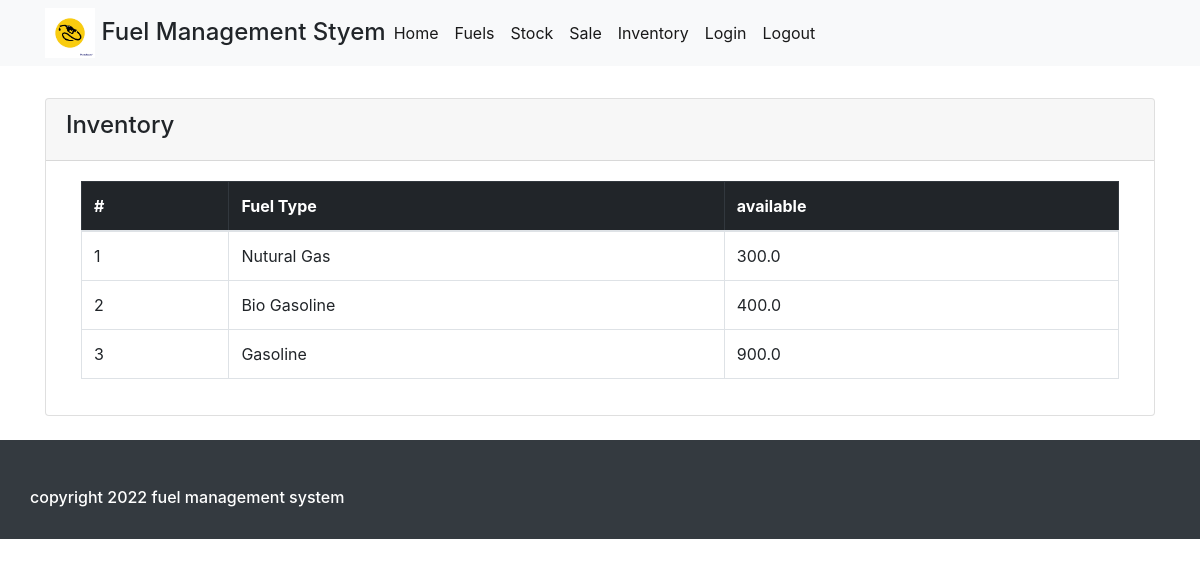
The app's page /inventory/ (signed in), older data.
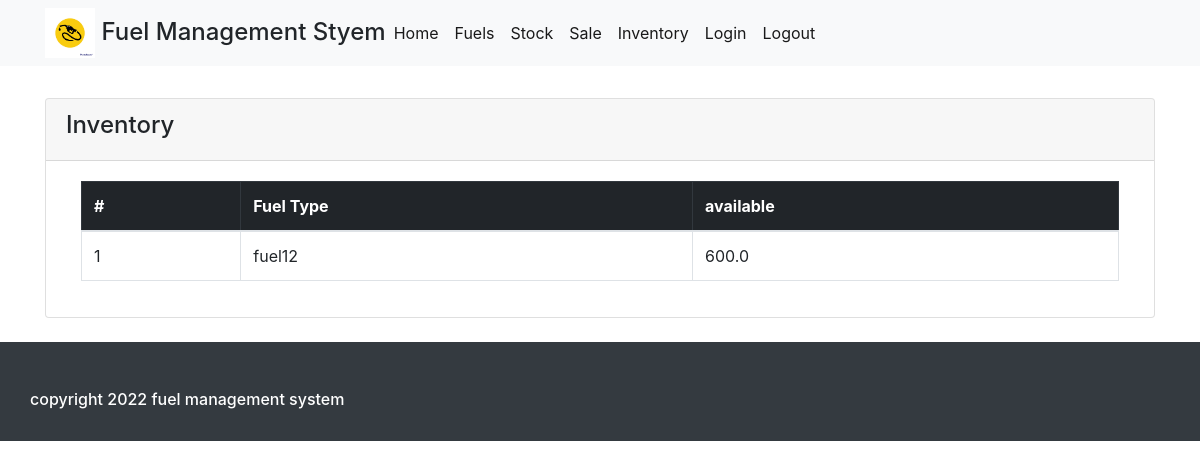
The same page, newer data.
### base/models.py (models this page shows)
class Fuel(models.Model):
    name = models.CharField(max_length=100, unique=True)
    price = models.FloatField(max_length=(15,2), default=0)
    user = models.CharField(max_length=100, blank=True)
    status = models.CharField(max_length=2,choices=(('1','Active'),('0', 'Inactive')) , default = 1)
    delete_flag = models.IntegerField(default = 0)
    created = models.DateTimeField(auto_now=True)
    updated = models.DateTimeField(auto_now_add=True)
    class Meta:
        ordering = ['-updated','-created']
        verbose_name_plural = "fuel type lists"
    def __str__(self):
        return self.name
    def available(self):
        try:
            stockin = Stock.objects.filter(fuel = self).aggregate(models.Sum("volume"))['volume__sum']
            if stockin is None:
                stockin = 0
        except:
            stockin = 0
        try:
            sale = Sale.objects.filter(fuel = self).aggregate(models.Sum("volume"))['volume__sum']
            if sale is None:
                sale = 0
        except:
            sale = 0
            print(sale)
        return stockin - sale

### base/views.py (the view)
# urls.py: path('inventory/', views.inventoryView, name="inventory"),
@login_required(login_url='login')
def inventoryView(request):
    fuels = Fuel.objects.filter(delete_flag=0, status=1).all()
    context = {
        "fuels":fuels
    }
    return render(request, 'base/inventory.html', context)

### base/templates/base/inventory.html (shortened to what this page needs)
{% extends 'main.html' %}
{% block content %}
<br>
    <div class="container justify-content-center">
        <div class="card mb-4 mt-2">
            <div class="card-header">
                <h4>Inventory</h4>
            </div>
            <div class="card-body">
                <div class="container">
                    <table class="table table-bordered table-hovored">
                        <thead class="table-dark">
                            <th>#</th>
                            <th>Fuel Type</th>
                            <th>available</th>
                        </thead>
                        <tbody>
                            <tr>
                                {% for fuel in fuels %}
                                <td>{{forloop.counter}}</td>
                                <td>{{fuel}}</td>
                                <td>{{fuel.available}}</td>
                            </tr>
                            {% endfor %}
                        </tbody>
                    </table>
                </div>
            </div>
        </div>
    </div>
{% endblock %}

Row changes from the older to the newer data that the page shows:
no longer on this page (row edited): Fuel: name "Nutural Gas", available "300.0"
no longer on this page (row edited): Fuel: name "Bio Gasoline", available "400.0"
no longer on this page (row edited): Fuel: name "Gasoline", available "900.0"
added Fuel: name "fuel12", available "600.0"
